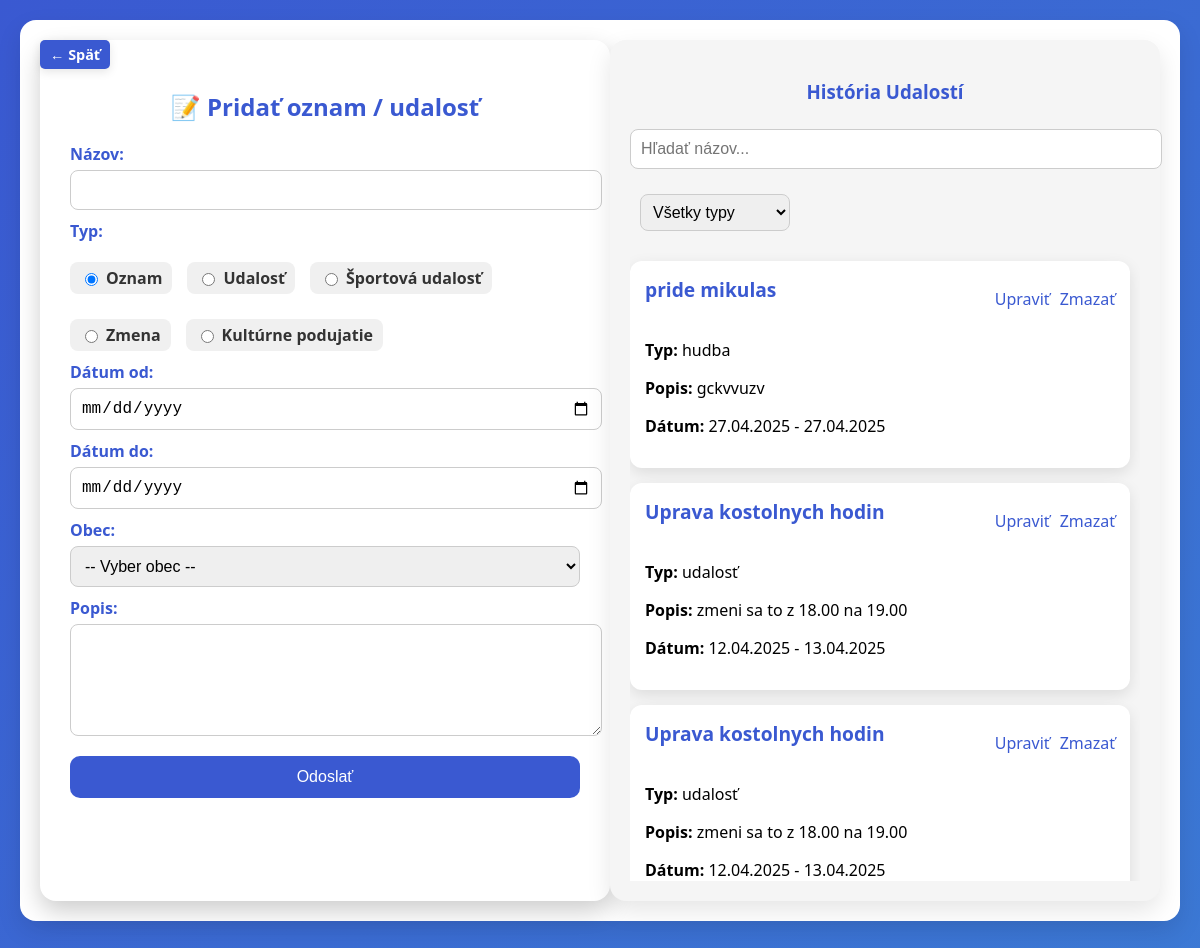
The app's page /cabinet/news.php, older data.
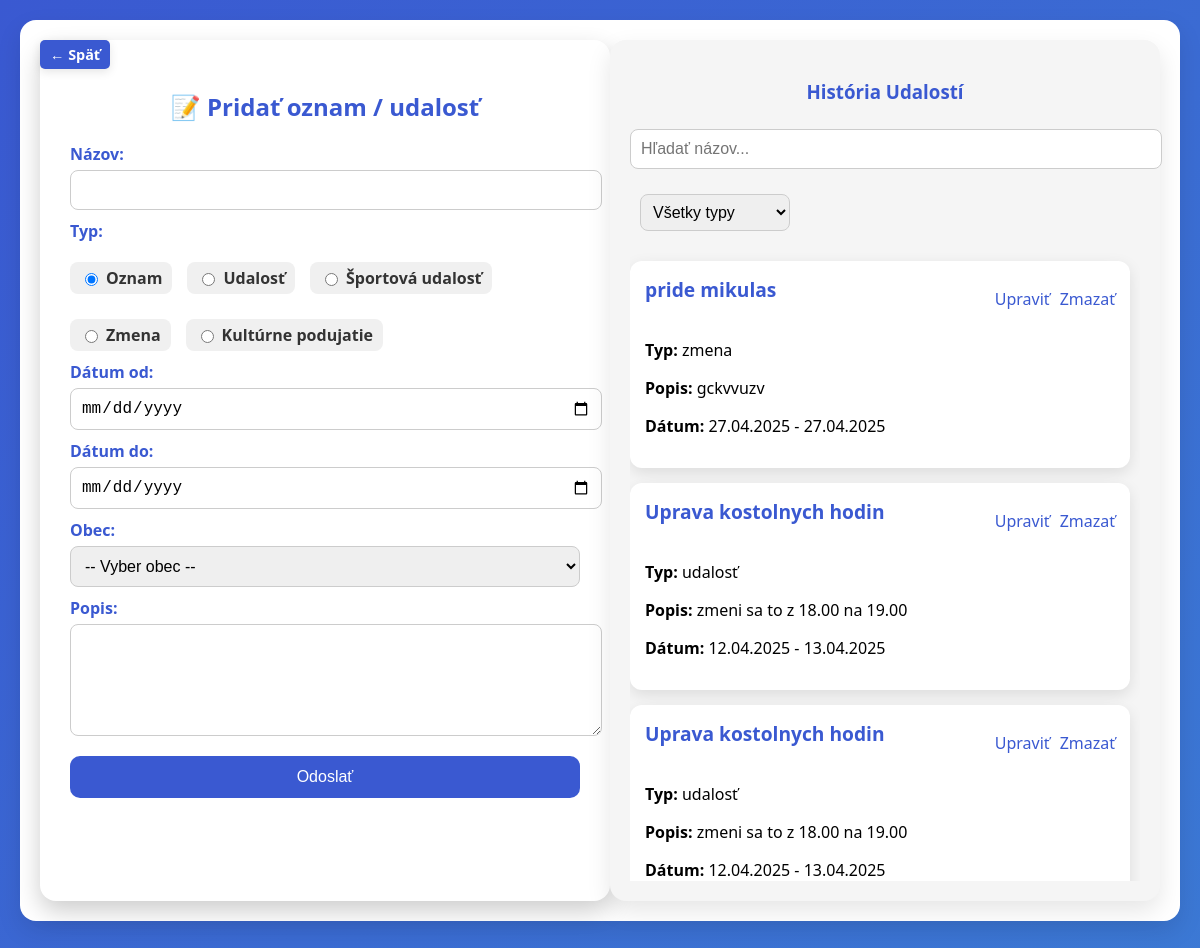
The same page, newer data.
### tables this page shows
CREATE TABLE `news` (
  `id` int(11) NOT NULL,
  `typ` varchar(100) NOT NULL,
  `nazov` varchar(200) NOT NULL,
  `text` text DEFAULT NULL,
  `datum_od` date DEFAULT NULL,
  `datum_do` date DEFAULT NULL,
  `id_obec` int(11) DEFAULT NULL
);

### cabinet/news.php (the view, shortened to what this page needs)
<?php
include 'db.php';
$events = [];
$search = isset($_GET['search']) ? $_GET['search'] : '';
$event_type = isset($_GET['event_type']) ? $_GET['event_type'] : '';
$events_query = "SELECT id, typ, nazov, text, datum_od, datum_do, id_obec FROM news WHERE nazov LIKE ? ";
$events_query .= "ORDER BY datum_od DESC LIMIT 10";
$stmt = $conn->prepare($events_query);
$search_param = "%$search%";
if ($event_type != '') {
    $stmt->bind_param("ss", $search_param, $event_type);
} else {
    $stmt->bind_param("s", $search_param);
}
$stmt->execute();
$result = $stmt->get_result();
if ($result->num_rows > 0) {
    while ($row = $result->fetch_assoc()) {
        $events[] = $row;
    }
}
?>
<!DOCTYPE html>
<html lang="sk">
<head>
</head>
<body>
    <div class="container">
        <a href="cabinet_menu.php" class="back-button">← Späť</a>
        <form method="post">
            <h2>📝 <?= isset($edit_event) ? 'Upraviť' : 'Pridať' ?> oznam / udalosť</h2>
            <label for="nazov">Názov:</label>
            <input type="text" id="nazov" name="nazov" value="<?= isset($edit_event) ? htmlspecialchars($edit_event['nazov']) : '' ?>" required>
            <label>Typ:</label>
            <div class="radio-group">
            <label><input type="radio" name="typ" value="oznam" checked> Oznam</label>
                <label><input type="radio" name="typ" value="udalost"> Udalosť</label>
                <label><input type="radio" name="typ" value="sport"> Športová udalosť</label>
                <label><input type="radio" name="typ" value="zmena"> Zmena</label>
                <label><input type="radio" name="typ" value="kultura"> Kultúrne podujatie</label>
            </div>
            <label for="datum_od">Dátum od:</label>
            <input type="date" id="datum_od" name="datum_od" value="<?= isset($edit_event) ? $edit_event['datum_od'] : '' ?>" required>
            <label for="datum_do">Dátum do:</label>
            <input type="date" id="datum_do" name="datum_do" value="<?= isset($edit_event) ? $edit_event['datum_do'] : '' ?>" required>
            <label for="id_obec">Obec:</label>
            <select id="id_obec" name="id_obec" required>
                <option value="">-- Vyber obec --</option>
            </select>
            <label for="text">Popis:</label>
            <textarea id="text" name="text" rows="5" required><?= isset($edit_event) ? htmlspecialchars($edit_event['text']) : '' ?></textarea>
            <input type="submit" value="<?= isset($edit_event) ? 'Upraviť' : 'Odoslať' ?>">
        </form>
        <div class="history">
            <h3>História Udalostí</h3>
            <input type="text" id="search-bar" class="search-bar" placeholder="Hľadať názov..." onkeyup="searchEvents()">
            <select id="event-type" class="search-filter" onchange="searchEvents()">
                <option value="">Všetky typy</option>
            </select>
            <div class="scrollable-events">
                <div class="existing-events" id="existing-events">
                    <?php foreach ($events as $event): ?>
                        <div class="event-box">
                            <div class="event-header">
                                <h3><?= htmlspecialchars($event['nazov']) ?></h3>
                                <div class="event-actions">
                                    <a href="?edit=<?= $event['id'] ?>">Upraviť</a>
                                    <a href="?delete=<?= $event['id'] ?>" onclick="return confirm('Skutočne chcete vymazať?')">Zmazať</a>
                                </div>
                            </div>
                            <p><strong>Typ:</strong> <?= htmlspecialchars($event['typ']) ?></p>
                            <p><strong>Popis:</strong> <?= nl2br(htmlspecialchars($event['text'])) ?></p>
                            <p><strong>Dátum:</strong> <?= date('d.m.Y', strtotime($event['datum_od'])) ?> - <?= date('d.m.Y', strtotime($event['datum_do'])) ?></p>
                        </div>
                    <?php endforeach; ?>
                </div>
            </div>
        </div>
    </div>
</body>
</html>

### cabinet/news.php (style rules this page uses)
body { margin: 0; padding: 0; font-family: 'Segoe UI', sans-serif; background: linear-gradient(135deg, #3A59D1, #3D90D7); height: 100vh; display: flex; justify-content: flex-start; align-items: flex-start; padding: 20px; }
.container { display: flex; justify-content: space-between; width: 100%; max-width: 1200px; margin: 0 auto; background-color: white; border-radius: 16px; box-shadow: 0 10px 25px rgba(0, 0, 0, 0.1); padding: 20px; position: relative; }
form { width: 48%; padding: 30px; border-radius: 16px; box-shadow: 0 10px 25px rgba(0, 0, 0, 0.2); }
.history { width: 48%; padding: 20px; background-color: #f5f5f5; border-radius: 16px; box-shadow: 0 10px 25px rgba(0, 0, 0, 0.1); }
h2 { color: #3A59D1; margin-bottom: 20px; text-align: center; }
label { font-weight: bold; display: block; margin-top: 10px; color: #3A59D1; }
input[type="text"], input[type="date"], select, textarea { width: 100%; padding: 10px; margin-top: 5px; border-radius: 8px; border: 1px solid #ccc; font-size: 1rem; }
textarea { resize: vertical; }
.radio-group { display: flex; flex-wrap: wrap; gap: 15px; margin-top: 10px; margin-bottom: 10px; }
.radio-group label { display: flex; align-items: center; gap: 5px; color: #333; background: #f0f0f0; padding: 5px 10px; border-radius: 8px; }
input[type="submit"] { background-color: #3A59D1; color: white; border: none; padding: 12px 20px; font-size: 1rem; border-radius: 10px; cursor: pointer; margin-top: 15px; transition: background-color 0.3s ease; width: 100%; }
.event-box { background-color: white; padding: 15px; border-radius: 12px; margin-top: 15px; box-shadow: 0 5px 15px rgba(0, 0, 0, 0.1); }
.event-header { display: flex; justify-content: space-between; align-items: center; color: #3A59D1; }
.event-header h3 { margin: 0; font-size: 1.2rem; }
.event-actions { display: flex; gap: 10px; }
.event-actions a { color: #3A59D1; text-decoration: none; font-size: 1rem; }
.existing-events { margin-top: 30px; }
.history h3 { color: #3A59D1; text-align: center; margin-bottom: 20px; }
.search-bar { width: 150px; padding: 8px; margin-bottom: 20px; border-radius: 8px; border: 1px solid #ccc; font-size: 1rem; }
.search-filter { width: 150px; padding: 8px; margin-left: 10px; border-radius: 8px; border: 1px solid #ccc; }
.scrollable-events { max-height: 650px; overflow-y: auto; padding-right: 10px; }
.back-button { position: absolute; top: 20px; left: 20px; padding: 5px 10px; background-color: #3A59D1; color: white; text-decoration: none; font-size: 0.9rem; font-weight: bold; border-radius: 5px; box-shadow: 0 3px 10px rgba(0, 0, 0, 0.1); transition: background-color 0.3s ease, transform 0.2s ease; }

Row changes from the older to the newer data that the page shows:
changed news "pride mikulas": typ "hudba" → "zmena"
